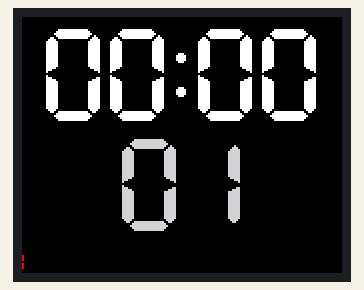
Bench run of a sketch on a simulated ESP32. Parts: 160×128 colour display. WiFi joins after 1.5 s; servers stay silent unless stated; what the sketch prints to the serial monitor is not drawn.

Above: at 2.01 s.
At 5.12 s:
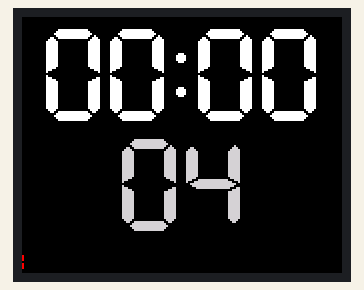
At 13.53 s:
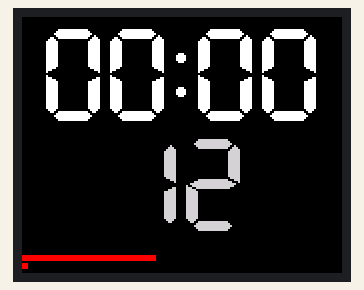
At 22.23 s:
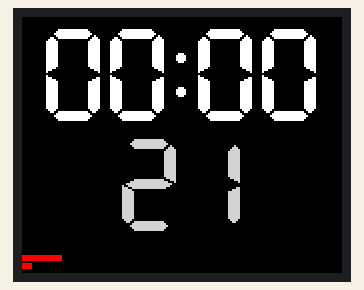
At 30.94 s:
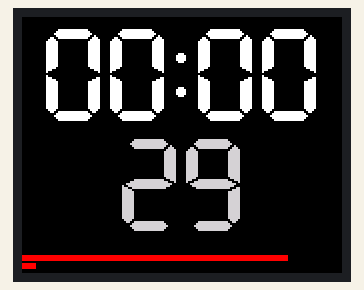
At 39.64 s:
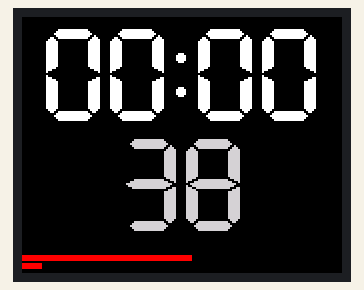

The sketch:

AccWifiClock.ino
```cpp
// ESP32 Dev Module

#include <WiFi.h>
#include <HTTPClient.h>
#include <ArduinoJson.h>
char ssid[] = "YourBoxSSID";
char pass[] = "YourPass";

// En utilisant le ST7735S TFT SPI LCD 128×160 1.8"
//3.3V<-> LED
//G18 <-> SCK
//G23 <-> SDA
//G2  <-> A0 (DC)
//G14 <-> RESET
//G17 <-> CS
//GND <-> GND
//5 V <-> VCC

//Généralement dans le dossier C:\Users\Your_Name\Documents\Arduino\libraries\TFT_eSPI\User_Setup.h
#include <TFT_eSPI.h> // Graphics and font library for ST7735 driver chip  128 x 160
#include <SPI.h>

// Une méthode pour charger de très nombreuses polices livrées avec TFT_eSPI sur cet afficheur que je laisse en commentaire en cas d'intérêt
// se reporter au fichier Free_Fonts.h associé
//#include "Free_Fonts.h" // Include the header file attached to this sketch

TFT_eSPI tft = TFT_eSPI();  // Invoke library, pins defined in User_Setup.h


String serverName = "YouURLPage";
unsigned long previousMillis = 0;
unsigned long previousSecondesMillis = 0;

int requestInterval = 600000; // 10 mn


String Time, Sec;
int switchM = 1;
int myH = 0;
int myM = 0;
int myS = 0;


String jsonFromServer, jsonToServer;

String getFromServer() {
  if (WiFi.status()== WL_CONNECTED) {

    HTTPClient http;

    Serial.println("[HTTP] begin...");
    http.begin(serverName+"get.php");

    Serial.println("[HTTP] GET...");
    // démarrer la connexion et envoyer les entêtes HTTP
    int httpCode = http.GET();

    // httpCode sera négatif si on rencontre une erreur
    if (httpCode > 0) {
      // les entêtes HTTP ont été envoyés et

      // si le serveur TOM répond par OK
      if (httpCode == HTTP_CODE_OK) {
        // alors on récupère la réponse sous forme de chaîne de caractères
        String payload = http.getString();
        //    Serial.println("[HTTP] GET... payload:");
        //    Serial.println(payload);
        return payload;
      }
    }
    else {
      Serial.printf("[HTTP] GET... failed, error: %s\n", http.errorToString(httpCode).c_str());
      return ("");
    }
    http.end();
  }else{
    Serial.print("DECONNECTE");
    ESP.restart();
  }
}

void setup() {
  Serial.begin(115200); // Open serial monitor at 115200 baud to see ping results.
  Serial.println ("OK");

  Serial.print("Connecting to: ");
  Serial.println(ssid);

  WiFi.begin(ssid, pass);
  Serial.println("Connecting");
  while(WiFi.status() != WL_CONNECTED) {
    delay(500);
    Serial.print(".");
  }

  Serial.println("Connected to wifi");
  printWifiStatus();

//  Wire.begin();
//  u8g2.begin();


  tft.init();
//  tft.init();
  tft.setRotation(1);
  tft.fillScreen(TFT_BLACK);

//  tft.setTextColor(TFT_YELLOW, TFT_BLACK); // Note: the new fonts do not draw the background colour


}

void loop() {
  unsigned long currentMillis = millis();
  if(currentMillis < 5000 || currentMillis - previousMillis > requestInterval) {
    previousMillis = currentMillis;
    processServer();
    //tft.fillScreen(TFT_BLACK);
    for(int ye = 123; ye <= 125; ye++){
      tft.drawLine(0, ye, TFT_HEIGHT, ye, TFT_BLACK);
    }
   }
  currentMillis = millis();
  if(currentMillis - previousSecondesMillis >= 1000) {
    previousSecondesMillis = currentMillis;

    myS++;
    for(int ye = 119; ye <= 121; ye++){
      tft.drawLine(0, ye, TFT_HEIGHT, ye, TFT_BLACK);
    }
   if(myS==60){
    switchM = 1;
    myS=0;
    myM=myM+1;
   }
   if(myM==60)
   {
    myM=0;
    myH=myH+1;
   }
   if(myH==25)
   {
    myH=1;
   }

  if(switchM == 1){
    switchM = 0;
    Time = getDigits(myH)+":"+getDigits(myM);//;+":"+getDigits(myS);
    tft.fillScreen(TFT_BLACK);
    tft.setTextColor(TFT_WHITE, TFT_BLACK);
    tft.drawCentreString(Time,80,5,7);
  }

    Sec = getDigits(myS);
    tft.setTextColor(TFT_LIGHTGREY, TFT_BLACK);
    tft.drawCentreString(Sec,80,60,7);
    int32_t xe = map(currentMillis - previousMillis, 0, requestInterval, 0, TFT_HEIGHT);
    for(int ye = 123; ye <= 125; ye++){
      tft.drawLine(0, ye, xe, ye, TFT_RED);
    }
   }

  int32_t xe = map(currentMillis - previousSecondesMillis, 0, 1000, 0, TFT_HEIGHT);
  for(int ye = 119; ye <= 121; ye++){
    tft.drawLine(0, ye, xe, ye, TFT_RED);
  }
//    tft.setTextColor(TFT_WHITE);
//    tft.setFreeFont(&Orbitron_Light_32); // En cas d'utilisation de Free_Fonts
//    tft.setFreeFont(&Yellowtail_32); // En cas d'utilisation de Free_Fonts
//    tft.drawCentreString(Time,80,20,GFXFF);
//    tft.setTextColor(TFT_SILVER);
//    tft.setFreeFont(FF6);
//    tft.drawCentreString(Sec,80,80,GFXFF);


    //oledPrint(Time);

  //// Default color definitions
  //#define TFT_BLACK       0x0000      /*   0,   0,   0 */
  //#define TFT_NAVY        0x000F      /*   0,   0, 128 */
  //#define TFT_DARKGREEN   0x03E0      /*   0, 128,   0 */
  //#define TFT_DARKCYAN    0x03EF      /*   0, 128, 128 */
  //#define TFT_MAROON      0x7800      /* 128,   0,   0 */
  //#define TFT_PURPLE      0x780F      /* 128,   0, 128 */
  //#define TFT_OLIVE       0x7BE0      /* 128, 128,   0 */
  //#define TFT_LIGHTGREY   0xD69A      /* 211, 211, 211 */
  //#define TFT_DARKGREY    0x7BEF      /* 128, 128, 128 */
  //#define TFT_BLUE        0x001F      /*   0,   0, 255 */
  //#define TFT_GREEN       0x07E0      /*   0, 255,   0 */
  //#define TFT_CYAN        0x07FF      /*   0, 255, 255 */
  //#define TFT_RED         0xF800      /* 255,   0,   0 */
  //#define TFT_MAGENTA     0xF81F      /* 255,   0, 255 */
  //#define TFT_YELLOW      0xFFE0      /* 255, 255,   0 */
  //#define TFT_WHITE       0xFFFF      /* 255, 255, 255 */
  //#define TFT_ORANGE      0xFDA0      /* 255, 180,   0 */
  //#define TFT_GREENYELLOW 0xB7E0      /* 180, 255,   0 */
  //#define TFT_PINK        0xFE19      /* 255, 192, 203 */ //Lighter pink, was 0xFC9F
  //#define TFT_BROWN       0x9A60      /* 150,  75,   0 */
  //#define TFT_GOLD        0xFEA0      /* 255, 215,   0 */
  //#define TFT_SILVER      0xC618      /* 192, 192, 192 */
  //#define TFT_SKYBLUE     0x867D      /* 135, 206, 235 */
  //#define TFT_VIOLET      0x915C      /* 180,  46, 226 */


 }

String getDigits(int digits){
 // utility function for digital clock display: prints colon and leading 0
 String Str = String(digits);
 if(digits < 10){
  Str = '0'+ Str;
 }
  return Str;
}
void processServer(){
    jsonFromServer = getFromServer();
    Serial.print("json récupéré : ");
    Serial.println(jsonFromServer);
    DynamicJsonDocument doc(1024);
    DeserializationError error = deserializeJson(doc, jsonFromServer);
    if (error){
      return;
    }
//    myH = doc["myH"].as<String>(); // En cas de besoin de conversionn en String
    myH = doc["myH"];
    myM = doc["myM"];
    myS = doc["myS"];

    Serial.print("Heure : ");
    Serial.println(myH);
    Serial.print("Mn : ");
    Serial.println(myM);
//  }
}

void printWifiStatus() {
  // print the SSID of the network you're attached to:
  Serial.print("SSID: ");
  Serial.println(WiFi.SSID());

  // print your WiFi shield's IP address:
  IPAddress ip = WiFi.localIP();
  Serial.print("IP Address: ");
  Serial.println(ip);

  // print the received signal strength:
  long rssi = WiFi.RSSI();
  Serial.print("signal strength (RSSI):");
  Serial.print(rssi);
  Serial.println(" dBm");
}
```
